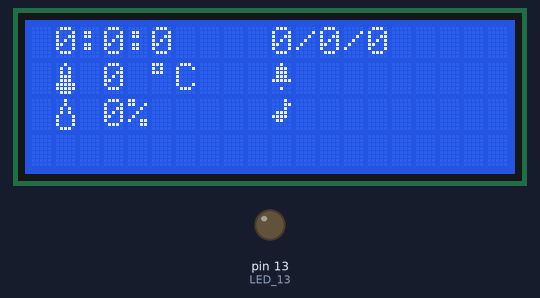
Bench run of a sketch on a simulated Arduino Uno, built with avr-gcc and run on an emulated ATmega328P. Shown: 20×4 character LCD, output pins drawn as LEDs (lit = HIGH). The local clock reads 2024-03-15 10:24:30 at power-on unless the sketch sets it; random numbers use the default seed unless the sketch sets one; what the sketch prints to the serial monitor is not drawn.

Above: at 0.2 s.
At 6.2 s:
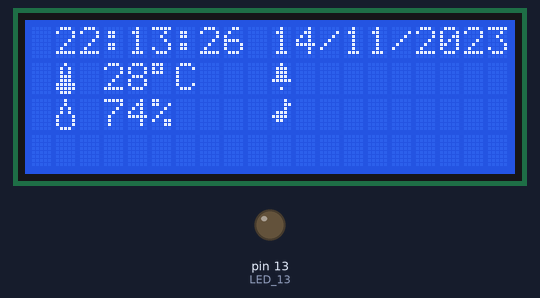
At 11.2 s:
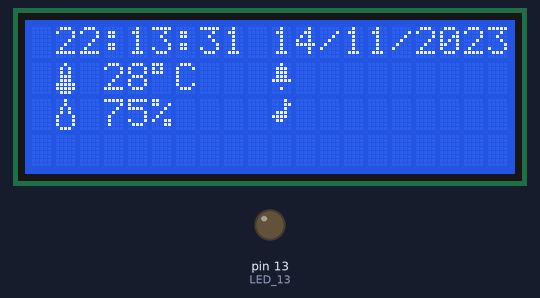
At 20.2 s:
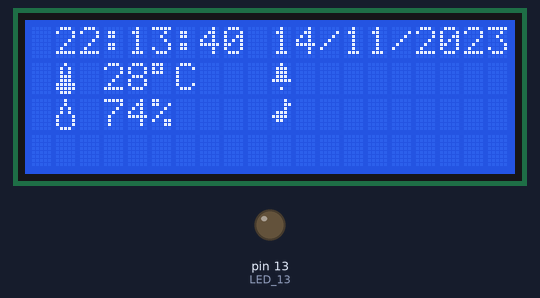
At 29.2 s:
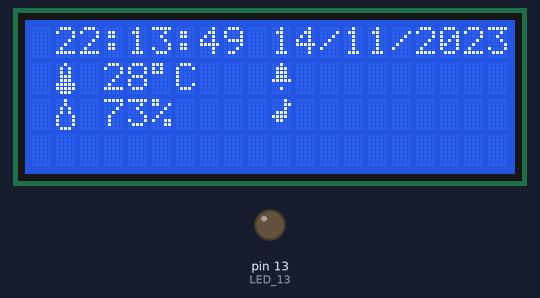
At 38.2 s:
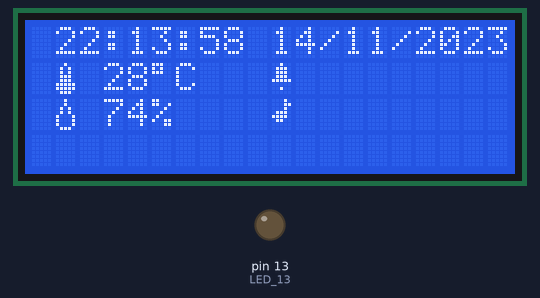

Measured:
- what the display in image 1 shows lasts 1.0 s, from 6.2 s to 7.2 s

The sketch:

Clock_Uart_Computer.ino
```cpp
#include <avr/interrupt.h>
#include <Wire.h>
#include <LiquidCrystal_I2C.h>
#include <SerialCommand.h> // Thêm vào sketch thư viện Serial Command
SerialCommand sCmd; // Khai báo biến sử dụng thư viện Serial Command
#include <SimpleTimer.h>
#include <DS3231.h>
SimpleTimer timer;
char modeLcd = 1;
DS3231 clock;
RTCDateTime dt;


  float temperature;
  float humidity;

const int LED_13 = 13;
// Set the LCD address to 0x27 for a 16 chars and 2 line display
LiquidCrystal_I2C lcd(0x27, 20, 4);
//
uint8_t bell[8]  = {0x4, 0xe, 0xe, 0xe, 0x1f, 0x0, 0x4};
uint8_t note[8]  = {0x2, 0x3, 0x2, 0xe, 0x1e, 0xc, 0x0};
uint8_t clocki[8] = {0x0, 0xe, 0x15, 0x17, 0x11, 0xe, 0x0};
uint8_t heart[8] = {0x0, 0xa, 0x1f, 0x1f, 0xe, 0x4, 0x0};
uint8_t duck[8]  = {0x0, 0xc, 0x1d, 0xf, 0xf, 0x6, 0x0};
uint8_t check[8] = {0x0, 0x1 ,0x3, 0x16, 0x1c, 0x8, 0x0};
uint8_t cross[8] = {0x0, 0x1b, 0xe, 0x4, 0xe, 0x1b, 0x0};
uint8_t retarrow[8] = {  0x1, 0x1, 0x5, 0x9, 0x1f, 0x8, 0x4};


byte thermo_icon[8] = {
	0b00100,
	0b01010,
	0b01010,
	0b01110,
	0b01110,
	0b11111,
	0b11111,
	0b01110
};
byte humi_icon[8] = {
	B00100,
	B00100,
	B01010,
	B01010,
	B10001,
	B10001,
	B10001,
	B01110,
};
void(* resetFunc) (void) = 0;//cài đặt hàm reset

void CreateCharLCD(void)
{

  lcd.createChar(2, note);
  lcd.createChar(3, heart);
  lcd.createChar(4, duck);
  lcd.createChar(5, check);
  lcd.createChar(6, bell);
  lcd.createChar(7, retarrow);
  lcd.createChar(8, thermo_icon);
  lcd.createChar(9, humi_icon);
  //lcd.home();
}

void reScanUART() {
    sCmd.readSerial();
}

void reScanRTC() {
	 dt = clock.getDateTime();

}
void reScanSensor() {
     temperature = (float)random(28,29);
     humidity = (float)random(730, 750)/10;
     lcd.setCursor(0,3);
     //lcd.print("          ");
}

void lcdViewTime(void)
{
	  lcd.setCursor(1,0);
	  lcd.print(dt.hour);
	  lcd.print(":");
	  lcd.print(dt.minute);
	  lcd.print(":");
	  lcd.print(dt.second);
	  lcd.print(" ");
}
void lcdViewDay(void)
{
	  lcd.setCursor(10,0);
	  lcd.print(dt.day);
	  lcd.print("/");
	  lcd.print(dt.month);
	  lcd.print("/");
	  lcd.print(dt.year);
	  lcd.print(" ");
}
void lcdViewSensor(void)
{
	  lcd.setCursor(1, 1);
	  lcd.write(8);
	  lcd.setCursor(3, 1);
	  lcd.print((float)temperature, 0);
	  lcd.setCursor(5, 1);
	  lcd.print((char)223); //degree sign
	  lcd.print("C ");

	  lcd.setCursor(1, 2);
	  lcd.write(9);
	  lcd.setCursor(3, 2);
	  lcd.print((float)humidity, 0);
	  lcd.print("% ");
}
void lcdViewAlarm(void)
{
	  lcd.setCursor(10, 1);
	  lcd.write(6);
	  lcd.setCursor(10, 2);
	  lcd.write(2);

}
void lcdView(char mode)
{
	if(mode == 1)
	{
	 lcdViewTime();
	 lcdViewDay();
	 lcdViewSensor();
	 lcdViewAlarm();
	}
	if(mode == 2)
	{
		 lcdViewSensor();
		 lcdViewAlarm();
	}

}

void checkI2cCommunicate(void)
{
	  byte error;
	  bool reSetModul = false;
	  	  //39/87

	    Wire.beginTransmission(39);
	    error = Wire.endTransmission();

	    if(error == 0 && reSetModul == true)
	    {
	    	for(int i = 0; i < 2; i++)
	    	{
	    		resetFunc();//tiến hành reset
	    		delay(1000);
	    	}
	    	reSetModul = false;
	    }
	    else if( error==1 ||error==2 || error== 3 || error==4)
	    {
	      Serial.println("Khong tim thay LCD");

	      reSetModul = true;
	    }


}
void setup()
{
	  clock.begin();

	  // Set sketch compiling time
	  clock.setDateTime(__DATE__, __TIME__);


	 pinMode(LED_13, OUTPUT);
	 pinMode(2, INPUT_PULLUP);
	 lcd.begin();

	 lcd.backlight();
	 CreateCharLCD();
	 sCmd.addCommand("led",   led);
	 sCmd.addCommand("ledLCD",  ledLCD);
	 sCmd.addCommand("view",   lcdMode);
	 sCmd.addCommand("reset", reset);
	 sCmd.addCommand("TEXT", textviewer);


	 timer.setInterval(50, reScanUART);
	 timer.setInterval(1000, reScanRTC);
	 timer.setInterval(2000, checkI2cCommunicate);
	 timer.setInterval(4000, reScanSensor);
	 Serial.begin(9600);
	 Serial.println("Scanning...");
	 lcd.clear();
}

void loop()
{

  timer.run();
  lcdView(modeLcd);

}
void led(){
  //Đoạn code này dùng để đọc TỪNG tham số. Các tham số mặc định có kiểu dữ liệu là "chuỗi"
  char *arg;
  arg = sCmd.next();

  int value = atoi(arg); // Chuyển chuỗi thành số
  digitalWrite(LED_13, value);
  if(value == HIGH)
  {

	lcd.backlight();
    lcd.setCursor(12,2);
    lcd.print("LED ON ");


  }
  else
  {

	lcd.backlight();
    lcd.setCursor(12,2);
    lcd.print("LED OFF");


  }
  free(arg);
}
void lcdMode(){

  char *arg;
  arg = sCmd.next();

  int value = atoi(arg);
  lcd.clear();
  if(value == 1){ modeLcd = 1; lcd.noBacklight();}
  if(value == 2){ modeLcd = 2; lcd.noBacklight();}

  free(arg);
}
void textviewer(){

  char *arg;
  arg = sCmd.next();

  lcd.clear();
  lcd.setCursor(1,3);
  lcd.print(arg);

  free(arg);
}
void ledLCD(){

  char *arg;
  arg = sCmd.next();

  int value = atoi(arg);
  if(value == 0){lcd.noBacklight();}
  if(value == 1){lcd.backlight();}

  free(arg);
}
void reset(){

  char *arg;
  arg = sCmd.next();
  lcd.setCursor(8,3);
  lcd.print("Reseting...");
  lcd.print(arg);
  free(arg);
  resetFunc();//tiến hành reset
}
```

sloeber.ino.cpp
```cpp
#ifdef __IN_ECLIPSE__
//This is a automatic generated file
//Please do not modify this file
//If you touch this file your change will be overwritten during the next build
//This file has been generated on 2019-05-17 17:50:47

#include "Arduino.h"
#include <avr/interrupt.h>
#include <Wire.h>
#include <LiquidCrystal_I2C.h>
#include <SerialCommand.h>
extern SerialCommand sCmd;
#include <SimpleTimer.h>
#include <DS3231.h>

void CreateCharLCD(void) ;
void reScanUART() ;
void reScanRTC() ;
void reScanSensor() ;
void lcdViewTime(void) ;
void lcdViewDay(void) ;
void lcdViewSensor(void) ;
void lcdViewAlarm(void) ;
void lcdView(char mode) ;
void checkI2cCommunicate(void) ;
void setup() ;
void loop() ;
void led();
void lcdMode();
void textviewer();
void ledLCD();
void reset();

#include "Clock_Uart_Computer.ino"


#endif
```
